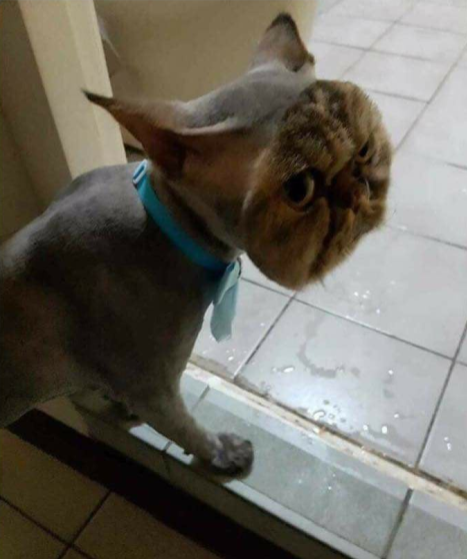
#> input picture Challenge_2/python_img.png, 467 x 559 px
$ python steganographie.py
#> lines starting #> are read from the running program, lines starting #| are printed output that depends on the picture
from PIL import Image
import binascii


def toString(binaryString):
    """ Convertit une chaine binaire en chaine de caractére"""
    return "".join([chr(int(binaryString[i:i + 8], 2)) for i in range(0, len(binaryString), 8)])

def bin(n):
    """Convertit un nombre en binaire"""
    q = -1
    res = ''
    while q != 0:
        q = n // 2
        r = n % 2
        res = repr(r) + res
        n = q
    if(len(res) == 6):
        res = res + repr(0)
    return res

def conversion_str_to_bin(var):
    """Convertit un ascii en binaire"""
    var_long = len(var)
    var_bin = []

    for i in range(0, var_long):
        var_ascii = ord(var[i])
        var_bin.append(bin(var_ascii))

    str_bin = "".join(var_bin)
    return str_bin

def conversion_str_to_bin_space(var):
    """Convertit un ascii en binaire"""
    var_long = len(var)
    var_bin = []

    for i in range(0, var_long):
        var_ascii = ord(var[i])
        var_bin.append(bin(var_ascii))

    str_bin = " ".join(var_bin)
    return str_bin

def encode_message(mot_encoder,redList):
    """ Encodage du texte sur les pixel rouge
        règle : - lorsque le nombre est pair et que le binaire du mot encoder est impair alors on rajoute un
                - lorsque le nombre est impair et que le binaire du mot est pair alors on rajoute un
                - Sinon on ne change rien"""
    for i in range(0, len(mot_encoder)):
        if(redList[i]%2 == 0 and int(mot_encoder[i])%2 != 0):

            redList[i] = redList[i] + 1


        if(redList[i]%2 != 0 and int(mot_encoder[i])%2 == 0):

            redList[i] = redList[i] + 1

    return(redList)


def decode_message(mot_encoder, redList_copy, redList):
    """Decode le message encoder précedement"""
    mot_decoder = []
    for i in range(0, len(mot_encoder)):
        if (redList_copy[i] % 2 == 0 and redList_copy[i] != redList[i]):
            mot_decoder.append("1")

        if (redList_copy[i] % 2 == 0 and redList_copy[i] == redList[i]):
            mot_decoder.append("0")

        if (redList_copy[i] % 2 != 0 and redList_copy[i] == redList[i]):
            mot_decoder.append("1")

        if (redList_copy[i] % 2 != 0 and redList_copy[i] != redList[i]):
            mot_decoder.append("0")

    msg_bin = "".join(mot_decoder)
    return msg_bin

def espacement_binaire(chaine_binaire):
    """Rajoute des espaces entre chaque caractére binaire"""
    l = 0
    m = 0
    message = []
    chaine = ""
    for i in range(0, int(len(chaine_binaire)/7)):
        for k in range(l,len(chaine_binaire)):
            chaine = chaine + chaine_binaire[k]
            m = m + 1
            if(m > 6):
                m = 0
                l = l + 7
                message.append(chaine)
                chaine = ""
                break
    message = " ".join(message)

    return message

def remplacement_arobase(message):
    """Remplace les @ dans le message par des espaces"""
    message_space = []
    p = 0
    chaine = ""
    for i in range(0, message.count("@")):
        for k in range(p, len(message)):

            if (message[k] != "@"):
                chaine = chaine + message[k]
            else:
                p = k + 1
                message_space.append(chaine)
                chaine = ""
                break
    message_space = " ".join(message_space)
    return message_space

def chiffrement_affine(a, b, chaine):
    """Chiffrement affine"""
    alphabet = [["A", 0], ["B", 1], ["C", 2], ["D", 3], ["E", 4], ["F", 5], ["G", 6], ["H", 7], ["I", 8], ["J", 9],
                ["K", 10], ["L", 11], ["M", 12], ["N", 13], ["O", 14], ["P", 15], ["Q", 16], ["R", 17], ["S", 18],
                ["T", 19], ["U", 20], ["V", 21], ["W", 22], ["X", 23], ["Y", 24], ["Z", 25]]

    chaine_chiffre = ""

    chaine = chaine.upper()


    for p in range(0, len(chaine)):
        for i in range(0, 26):
            if (chaine[p] == alphabet[i][0]):
                y = ((a * alphabet[i][1]) + b) % 26
                chaine_chiffre = chaine_chiffre + alphabet[y][0]

        if (chaine[p] == " "):
            chaine_chiffre = chaine_chiffre + " "

    return chaine_chiffre


def dechiffrement_affine(a, b, chaine):
    """Dechiffrement affine"""
    alphabet = [["A", 0], ["B", 1], ["C", 2], ["D", 3], ["E", 4], ["F", 5], ["G", 6], ["H", 7], ["I", 8], ["J", 9],
                ["K", 10], ["L", 11], ["M", 12], ["N", 13], ["O", 14], ["P", 15], ["Q", 16], ["R", 17], ["S", 18],
                ["T", 19], ["U", 20], ["V", 21], ["W", 22], ["X", 23], ["Y", 24], ["Z", 25]]

    for i in range(0, 100):
        if ((a * i) % 26 == 1):
            break

    a_prime = i

    decode = (a_prime * (26 - b)) % 26

    chaine_dechiffre = ""

    for p in range(0, len(chaine)):
        for i in range(0, 26):
            if (chaine[p] == alphabet[i][0]):
                lettre_dechiffre = ((a_prime * alphabet[i][1]) + decode) % 26
                chaine_dechiffre = chaine_dechiffre + alphabet[lettre_dechiffre][0]

        if (chaine[p] == " "):
            chaine_dechiffre = chaine_dechiffre + " "

    return chaine_dechiffre


if __name__ == "__main__":

    """ On ouvre l'image , on récupere sa taille et on sépare les couleurs en liste"""
    im = Image.open("python_img.png")
#> im is the input picture: PIL image 467x559 RGBA; mean R, G, B, A 108.9, 105.2, 95.8, 255
    width, height = im.size
#> width = 467; height = 559
    r, g, b, a = im.split()
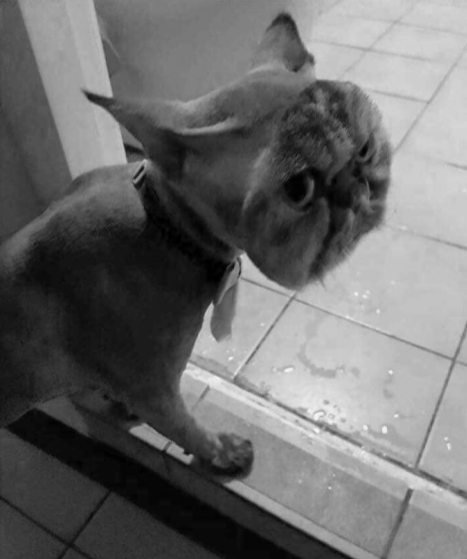
#> r: PIL image 467x559 L; min 0, max 249, mean 108.9
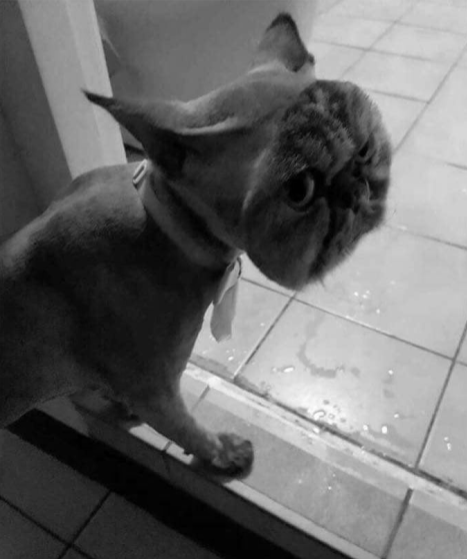
#> g: PIL image 467x559 L; min 0, max 254, mean 105.2
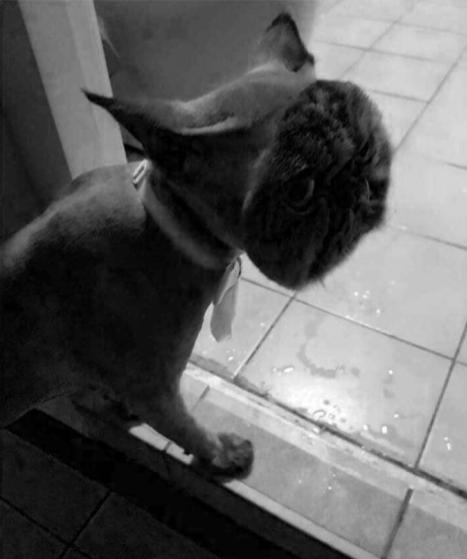
#> b: PIL image 467x559 L; min 0, max 255, mean 95.8
#> a: PIL image 467x559 L; every value is 255
    redList = list(r.getdata())
#> redList = 261053 items

    """On déclare notre phrase que l'on veut encoder dans l'image"""
    mot ="Lacoste TN ou quoi frere"

    """On chiffre le mot avec un chiffrement affine"""
    mot_chiffre = chiffrement_affine(7,8,mot)

    """Conversion de notre message en binaire"""
    mot_encoder = conversion_str_to_bin(mot_chiffre)

    """On encode notre message dans l'image en utilisant notre règle d'encodage et
    on récupere dans redList_copy notre nouvelle liste rouge qui contient notre message"""
    redList_copy = encode_message(mot_encoder,redList[:])
#> redList_copy = 261053 items

    """On decode le message de la liste de couleur rouge et
    on recupere dans message_decode la conversion binaire du message"""
    message_decode = decode_message(mot_encoder,redList,redList_copy)
#> after the loop in decode_message, `for i in range(0, len(mot_encoder)):`: mot_decoder = 168 items, first 6: '1', '0', '0', '1', '0', '0'

    """On rajoute des espaces entre chaque caratères binaire pour pouvoir ensuite les convertir"""
    message = espacement_binaire(message_decode)
    """On convertit le binaire en chaine de caractère lisible par tous"""
    message = toString(message)
#> message = 'HIWCELK@LV@CS@QSCM@RXKXK'

    """On rajoute un @ a la fin du message pour delimiter la fin du message"""
    message = message + "@"
#> message = 'HIWCELK@LV@CS@QSCM@RXKXK@'

    """On remplace les @ par des espaces puis on affiche le message caché dans l'image"""
    message_space = remplacement_arobase(message)
#> message_space = 'HIWCELK LV CS QSCM RXKXK'

    """On dechiffre le message et on l'affiche en minuscule"""
    message_dechiffre = dechiffrement_affine(7,8,message_space)
#> message_dechiffre = 'LACOSTE TN OU QUOI FRERE'
    print(message_dechiffre.lower())
#| lacoste tn ou quoi frere
